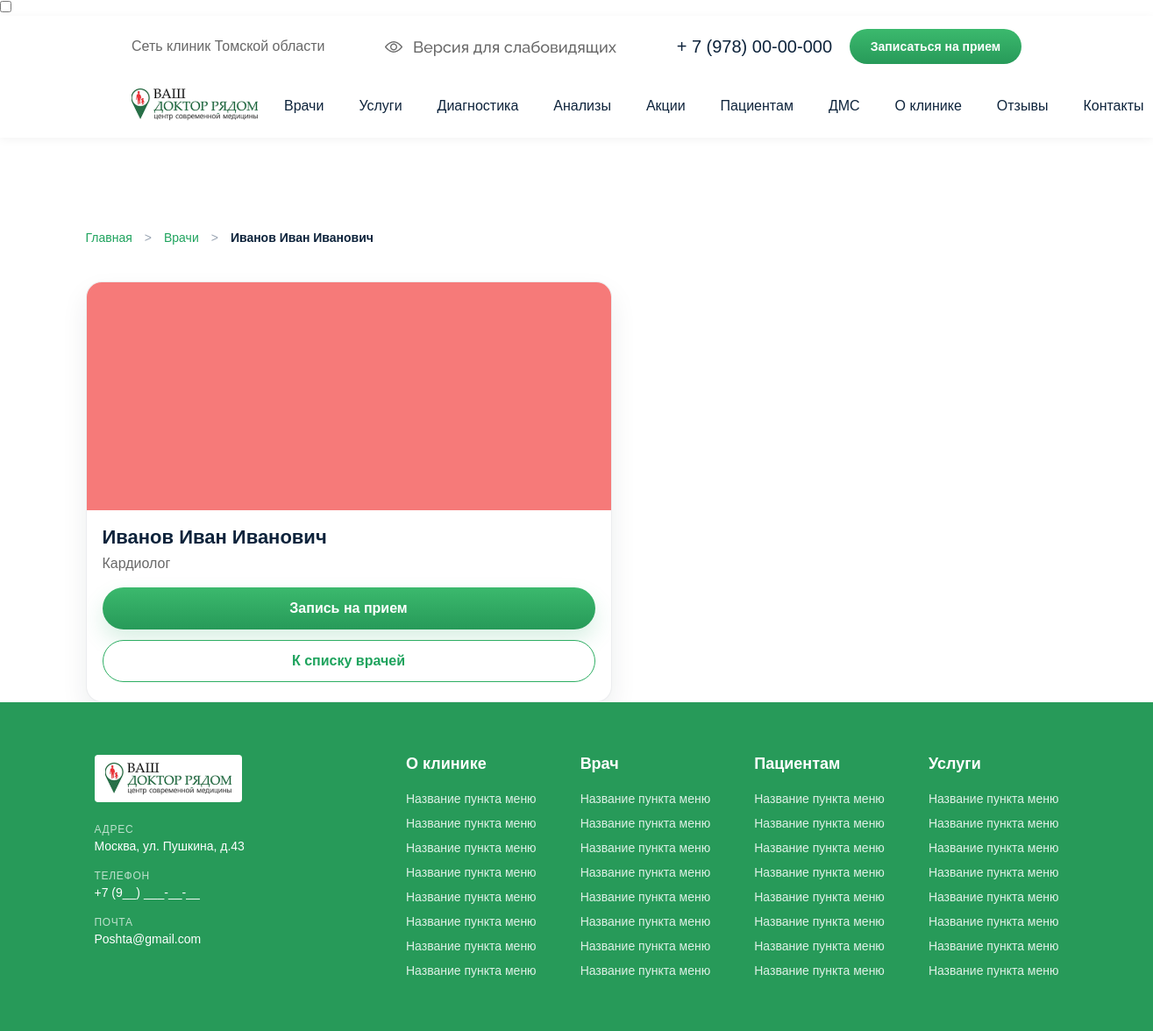
The app's page /doctors/8/ with its own data.
### clinic/models.py (models this page shows, shortened)
class Doctor(models.Model):
    full_name = models.CharField(max_length=255, verbose_name='ФИО врача')
    specialty = models.CharField(max_length=150, verbose_name='Специализация')
    photo = models.ImageField(upload_to='doctors/', verbose_name='Фотография')
    appointment_url = models.URLField('Ссылка на запись', max_length=500, blank=True, default='')
    class Meta:
        verbose_name = 'Врач'
        verbose_name_plural = 'Врачи'

### clinic/views.py (the view)
# urls.py: path('doctors/<int:pk>/', DoctorDetailView.as_view(), name='doctor_detail'),
class DoctorDetailView(DetailView):
    model = Doctor
    template_name = 'doctor_detail.html'
    context_object_name = 'doctor'

### templates/doctor_detail.html (shortened to what this page needs)
{% extends "base.html" %}
{% load static %}
{% block content %}
<section class="doctors-page">
  <div class="container">
    <nav class="breadcrumbs">
      <a href="/">Главная</a>
      <span class="separator">&gt;</span>
      <a href="{% url 'doctors_list' %}">Врачи</a>
      <span class="separator">&gt;</span>
      <span class="current">{{ doctor.full_name }}</span>
    </nav>
    <div class="doctor-card" style="max-width: 600px; margin-top: 24px;">
      <div class="doctor-photo">
        {% if doctor.photo %}
          <img src="{{ doctor.photo.url }}" alt="{{ doctor.full_name }}">
        {% else %}
          <img src="{% static 'images/TDV_M63_010 1.png' %}" alt="Нет фото">
        {% endif %}
      </div>
      <div class="doctor-content">
        <h1 class="doctor-name">{{ doctor.full_name }}</h1>
        <p class="doctor-spec">{{ doctor.specialty }}</p>
        <div class="doctor-actions">
          <a href="{% if doctor.appointment_url %}{{ doctor.appointment_url }}{% else %}#{% endif %}" class="btn-green">Запись на прием</a>
          <a href="{% url 'doctors_list' %}" class="btn-outline">К списку врачей</a>
        </div>
      </div>
    </div>
  </div>
</section>
{% endblock %}

### records on screen
Doctor: full_name "Иванов Иван Иванович", photo (picture), specialty "Кардиолог"
